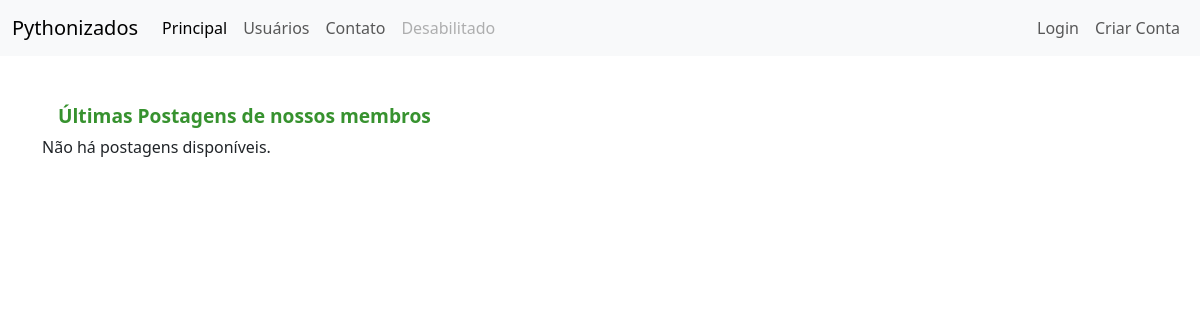
Before: / with the older database file.
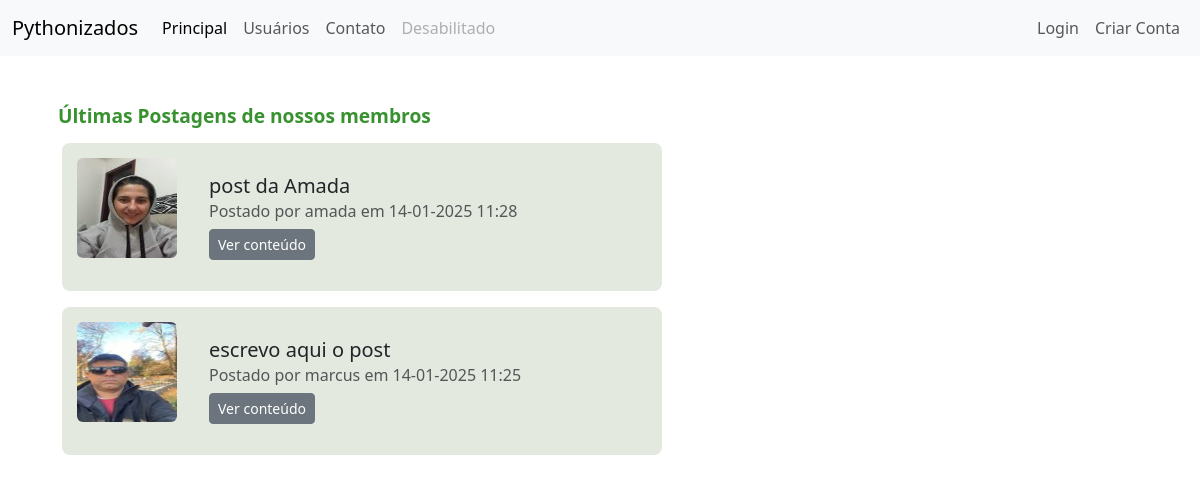
After: the same page with the newer database file.
### comunidade/models.py (models this page shows)
class Post(database.Model):
    id = database.Column(database.Integer, primary_key=True)
    titulo = database.Column(database.String, nullable=False)
    corpo = database.Column(database.Text, nullable=False)
    data_criacao = database.Column(database.DateTime, nullable=False, default=datetime.now())
    id_usuario = database.Column(database.Integer, database.ForeignKey('usuario.id'), nullable=False)

class Usuario(database.Model, UserMixin): # UserMixin serve para poder reutilizar
    id = database.Column(database.Integer, primary_key=True)
    username = database.Column(database.String, nullable=False, unique=True)
    email = database.Column(database.String, nullable=False, unique=True)
    senha = database.Column(database.String, nullable=False)
    foto_perfil = database.Column(database.String, default='default.jpg')
    posts = database.relationship('Post', backref='autor', lazy=True)
    cursos = database.Column(database.String, nullable=False, default='Não informado')

### comunidade/routes.py (the view)
@app.route("/")
def home():
    posts = Post.query.order_by(Post.data_criacao.desc()).all()
    for post in posts:
        post.corpo_red = f"{post.corpo[:50]}..." if len(post.corpo) > 50 else post.corpo
    usuarios = {usuario.id: usuario.username for usuario in Usuario.query.all()}
    foto_usuarios = {usuario.id: usuario.foto_perfil for usuario in Usuario.query.all()}
    return render_template('home.html', posts=posts, usuarios=usuarios, foto_usuarios=foto_usuarios)

### comunidade/templates/home.html (shortened to what this page needs)
{% extends 'base.html' %}
{% block body %}
<div class="container mt-5">
    <h1 class="h1-custom">Últimas Postagens de nossos membros</h1>
    <div class="posts-container">
        {% if posts %}
            {% for post in posts %}
            <div class="card mt-3" style="max-width: 700px; background-color: #e3e9de; padding: 15px; border-radius: 8px;">
                <div class="d-flex align-items-start">
                    <div class="me-3">
                        <img src="{{ url_for('static', filename='fotos_perfil/' + foto_usuarios[post.id_usuario]) }}"
                             alt="Imagem do usuário" class="rounded" width="100" height="100">
                    </div>
                    <div class="w-100">
                        <div class="card-body">
                            <h5 class="card-title">
                                <a href="{{ url_for('exibir_post', post_id=post.id) }}" style="text-decoration: none; color: inherit;">
                                    {{ post.titulo }}
                                </a>
                            </h5>
                            <h6 class="card-subtitle mb-2 text-muted">
                                Postado por {{ usuarios[post.id_usuario] }} em {{ post.data_criacao.strftime('%d-%m-%Y %H:%M') }}
                            </h6>
                            <button class="btn btn-secondary btn-sm" type="button" data-bs-toggle="collapse"
                                    data-bs-target="#postBody{{ post.id }}" aria-expanded="false"
                                    aria-controls="postBody{{ post.id }}">
                                Ver conteúdo
                            </button>
                        </div>
                    </div>
                </div>
            </div>
            {% endfor %}
        {% else %}
            <p>Não há postagens disponíveis.</p>
        {% endif %}
    </div>
</div>
{% endblock %}

### comunidade/templates/base.html (shortened to what this page needs)
<!DOCTYPE html>
<html lang="en">
<head>
    <link href="https://cdn.jsdelivr.net/npm/bootstrap@5.3.3/dist/css/bootstrap.min.css" rel="stylesheet">
    <link rel="stylesheet" href="{{ url_for('static', filename='css/perfil.css') }}">
</head>
<body>
    {% include 'navbar.html'%}
    {% block body %}
    {% endblock %}
</body>
</html>

### comunidade/templates/navbar.html (shortened to what this page needs)
<nav class="navbar navbar-expand-lg bg-body-tertiary">
    <div class="container-fluid">
      <a class="navbar-brand" href="{{ url_for('home')}}">Pythonizados</a>
      <div class="collapse navbar-collapse" id="navbarSupportedContent">
        <ul class="navbar-nav me-auto mb-2 mb-lg-0">
          <li class="nav-item">
            <a class="nav-link active" aria-current="page" href="{{ url_for('home')}}">Principal</a>
          </li>
          <li class="nav-item">
            <a class="nav-link" href="{{ url_for('usuarios')}}">Usuários</a>
          </li>
          <li class="nav-item">
            <a class="nav-link" href="{{ url_for('contatos')}}">Contato</a>
          </li>
          <li class="nav-item">
            <a class="nav-link disabled" aria-disabled="true">Desabilitado</a>
          </li>
        </ul>
        <ul class="d-flex navbar-nav">
          {% if current_user.is_authenticated %}
          <li class="nav-item">
            <a class="nav-link" href="{{ url_for('criar_post')}}">Criar Post</a>
          </li>
          <li class="nav-item">
            <a class="nav-link" href="{{ url_for('editaperfil')}}">Meu perfil</a>
          </li>
          <li class="nav-item">
            <a class="nav-link" href="{{ url_for('sair')}}">Logout</a>
          </li>
          {% else %}
          <li class="nav-item">
            <a class="nav-link" href="{{ url_for('login')}}">Login</a>
          </li>
          <li class="nav-item">
            <a class="nav-link" href="{{ url_for('criarconta')}}">Criar Conta</a>
          </li>
          {% endif%}
          </ul>
      </div>
    </div>
  </nav>

### comunidade/static/css/perfil.css (style rules this page uses)
.card { width: 600px; margin-left: 20px; border: none; border-radius: 10px; background-color: #fff; padding: 20px; }
.h1-custom { font-size: 1.2rem; font-weight: bold; margin-top: 1rem; margin-bottom: 0.5rem; margin-left: 1rem; color: #37922f; }

Changed rows visible on the page:
added Post: id_usuario.foto_perfil (picture), titulo "post da Amada", data_criacao "14-01-2025 11:28"
added Usuario: username "amada"
added Post: id_usuario.foto_perfil (picture), titulo "escrevo aqui o post", data_criacao "14-01-2025 11:25"
now on this page (row edited): Usuario: username "marcus"
Other visible differences:
text no longer shown: "Não há postagens disponíveis."
